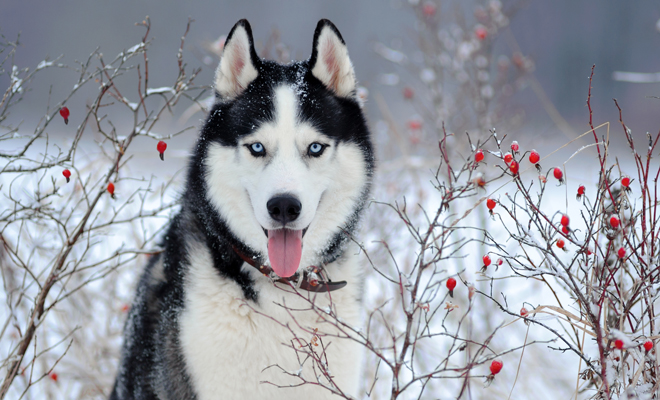
//> input picture Practicas/Practica 2/Hayde/Entrada/imagen1.jpg, 660 x 400 px
$ ./ejercicio_canny   (built with g++ and OpenCV 4)
//> lines starting //> are read from the running program, lines starting //| are printed output that depends on the picture
#include <opencv2/opencv.hpp>
#include <bits/stdc++.h>

using namespace cv;
using namespace std;

int main(){

    Mat img=imread("imagen1.jpg");
//> img is the input picture: 400 rows x 660 cols, CV_8UC3; mean B, G, R 162.3, 153.9, 150.9

    Mat gris, bordes;
    cvtColor(img, gris, CV_BGR2GRAY);
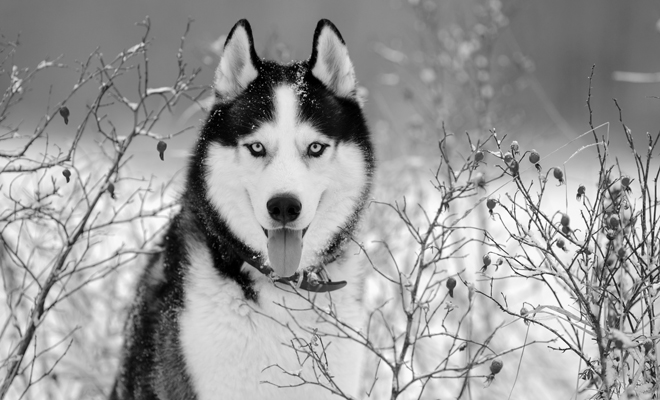
//> gris: 400 rows x 660 cols, CV_8UC1; min 0, max 255, mean 154
    Canny(gris, bordes, 100, 60);
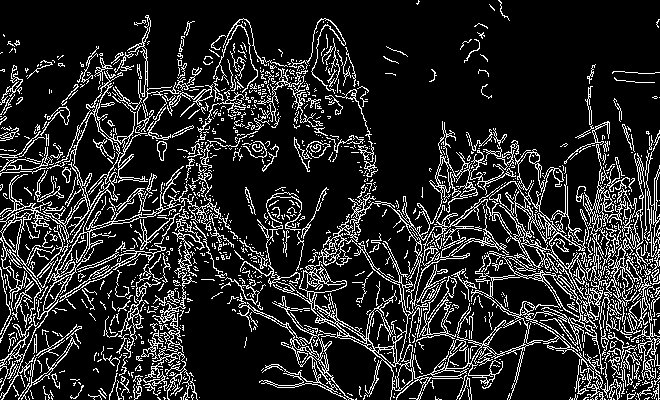
//> bordes: 400 rows x 660 cols, CV_8UC1; 15.7% white in thin lines or dots

    imwrite("1-3_Filtro_Canny.jpg", bordes);

    return 0;
}

$ run again, with Practicas/Practica 2/Hayde/Entrada/imagen2.jpg copied over Practicas/Practica 2/Hayde/Entrada/imagen1.jpg
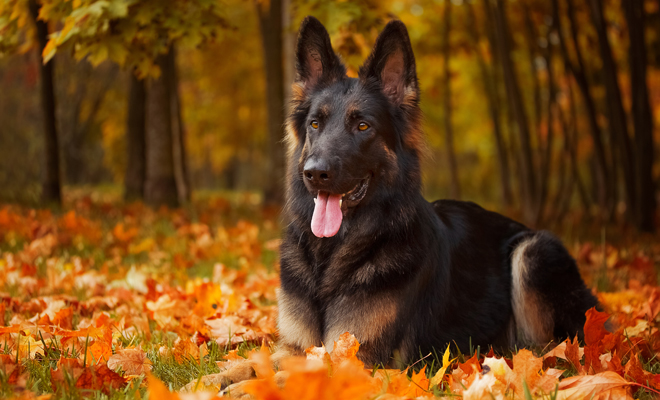
//> input picture Practicas/Practica 2/Hayde/Entrada/imagen2.jpg, 660 x 400 px
//> img is the input picture: 400 rows x 660 cols, CV_8UC3; mean B, G, R 22.4, 67.9, 111.4
//> `cvtColor(img, gris, CV_BGR2GRAY);`:
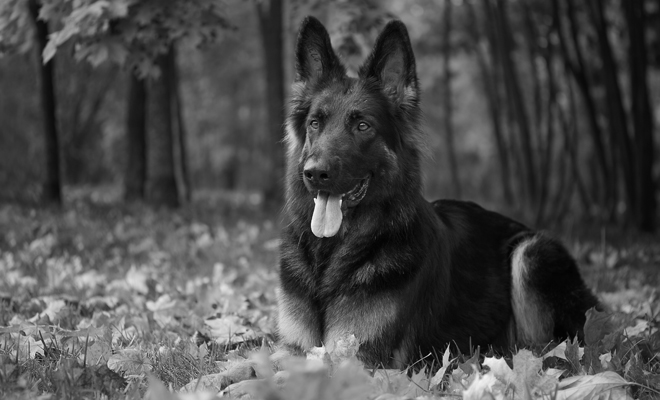
//> gris: 400 rows x 660 cols, CV_8UC1; min 1, max 249, mean 75.7
//> `Canny(gris, bordes, 100, 60);`:
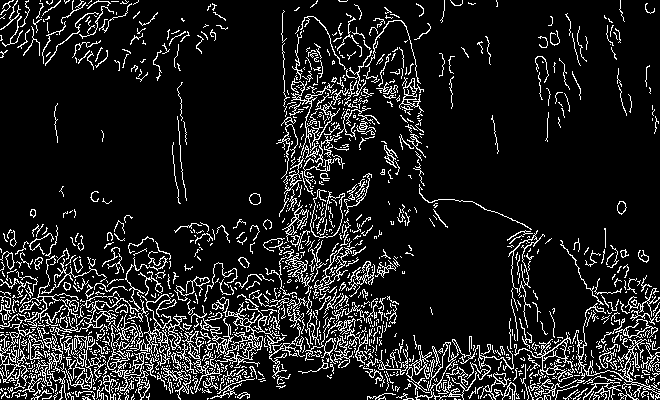
//> bordes: 400 rows x 660 cols, CV_8UC1; 11.9% white in thin lines or dots
